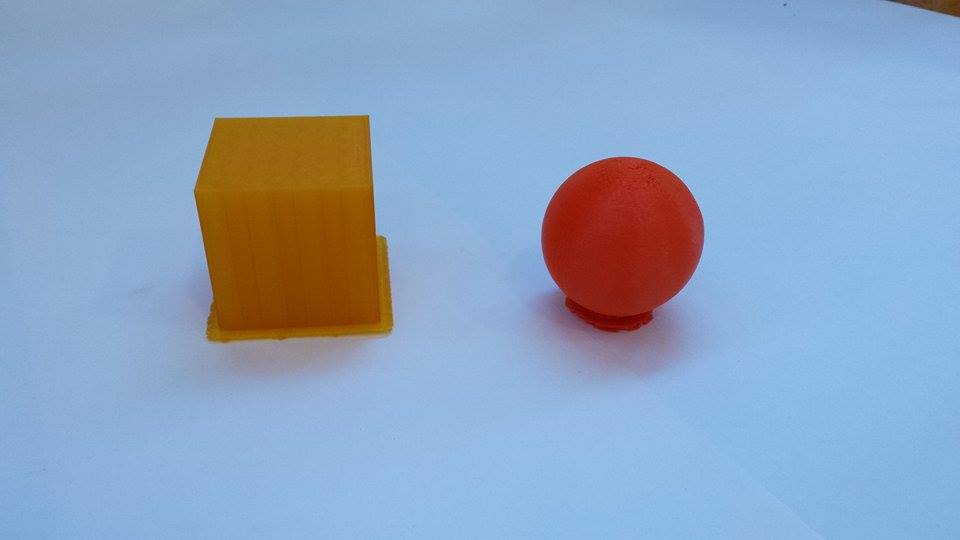
//> input picture Report/images/11118087_969111783141780_62534249_n.jpg, 960 x 540 px, given in place of the camera
$ ./contourOfColour   (built with g++ and OpenCV 4)
//> lines starting //> are read from the running program, lines starting //| are printed output that depends on the picture; after the words box and inside, x2 and y2 are one past the last pixel; in counts of white or black regions, pixels touching at a corner belong together
#include <opencv2/opencv.hpp>

#include <iostream>
#include <iomanip>
#include <cmath>

#include <stdio.h>
#include <opencv2/opencv.hpp>
#include "opencv2/core/core.hpp"
#include "opencv2/highgui/highgui.hpp"
#include "opencv2/imgproc/imgproc.hpp"
#include <stdlib.h>

using namespace std;
using namespace cv;

int main(int, char**)
{
	namedWindow("Test");

	int frameCount=0;
	VideoCapture cameraTwo(0);

	if(!cameraTwo.isOpened()) {
		cout << "Camera two not initialized."<<endl;
		return 1;
	}

	int kernel_length=3;

	Mat camFrame;
	Mat gray;
	Mat canny;

	Mat test;

    Mat camFrameTwo;
    Mat CannyCamTwo;

    //colour
	namedWindow("Control", CV_WINDOW_AUTOSIZE); //create a window called "Control"

	int iLowH = 0;
	int iHighH = 179;

	int iLowS = 130; //162, 130=better, org=0
	int iHighS = 255;

	int iLowV = 80;//0=org
	int iHighV = 255;

	//Create trackbars in "Control" window
	cvCreateTrackbar("LowH", "Control", &iLowH, 179); //Hue (0 - 179)
	cvCreateTrackbar("HighH", "Control", &iHighH, 179);

	cvCreateTrackbar("LowS", "Control", &iLowS, 255); //Saturation (0 - 255)
	cvCreateTrackbar("HighS", "Control", &iHighS, 255);

	cvCreateTrackbar("LowV", "Control", &iLowV, 255); //Value (0 - 255)
	cvCreateTrackbar("HighV", "Control", &iHighV, 255);

	Mat imgOriginal;
	Mat imgHSV;
	Mat imgThresholded;
	//end colour

    while(1) {
		cameraTwo.read(camFrame);
//> camFrame is the input picture: 540 rows x 960 cols, CV_8UC3; mean B, G, R 192.4, 163.8, 141
        int depth_img =camFrame.depth();
//> depth_img = 0
        int height_img =camFrame.rows;
//> height_img = 540
        int width_img =camFrame.cols;
//> width_img = 960
        int nchan_img =camFrame.channels();
//> nchan_img = 3

        //colour

        cvtColor(camFrame, imgHSV, COLOR_BGR2HSV); //Convert the captured frame from BGR to HSV
//> imgHSV: 540 rows x 960 cols, CV_8UC3; mean H, S, V 95.5, 105.4, 207.7
        inRange(imgHSV, Scalar(iLowH, iLowS, iLowV), Scalar(iHighH, iHighS, iHighV), imgThresholded); //Threshold the image
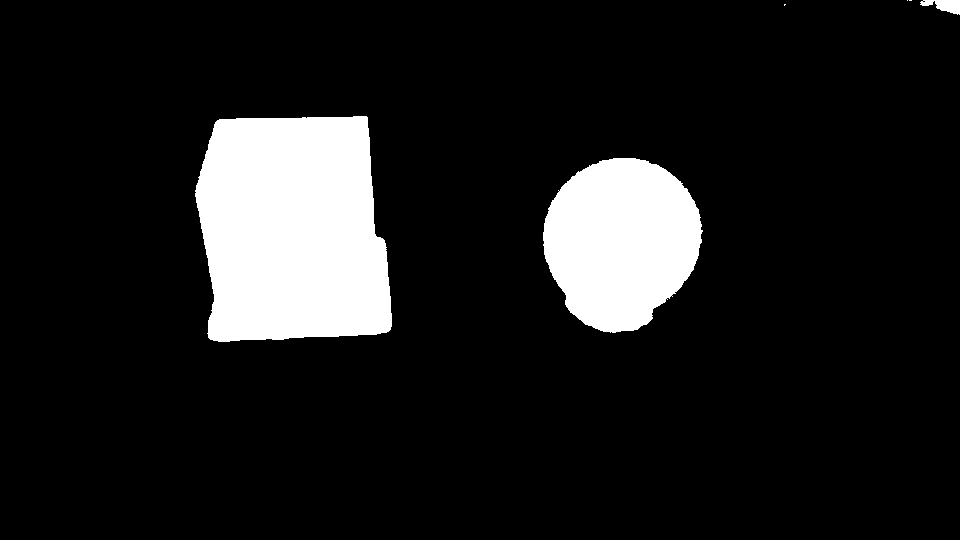
//> imgThresholded: 540 rows x 960 cols, CV_8UC1; 11.5% white; 6 white regions (3 under 20 px), largest, box (x1, y1, x2, y2) and area: (195, 116, 392, 342) 38302, (543, 158, 703, 333) 20970, (920, 0, 960, 15) 357

		//morphological opening (remove small objects from the foreground)
		erode(imgThresholded, imgThresholded, getStructuringElement(MORPH_ELLIPSE, Size(5, 5)) );
		dilate( imgThresholded, imgThresholded, getStructuringElement(MORPH_ELLIPSE, Size(5, 5)) );

		//morphological closing (fill small holes in the foreground)
		dilate( imgThresholded, imgThresholded, getStructuringElement(MORPH_ELLIPSE, Size(5, 5)) );
		erode(imgThresholded, imgThresholded, getStructuringElement(MORPH_ELLIPSE, Size(5, 5)) );
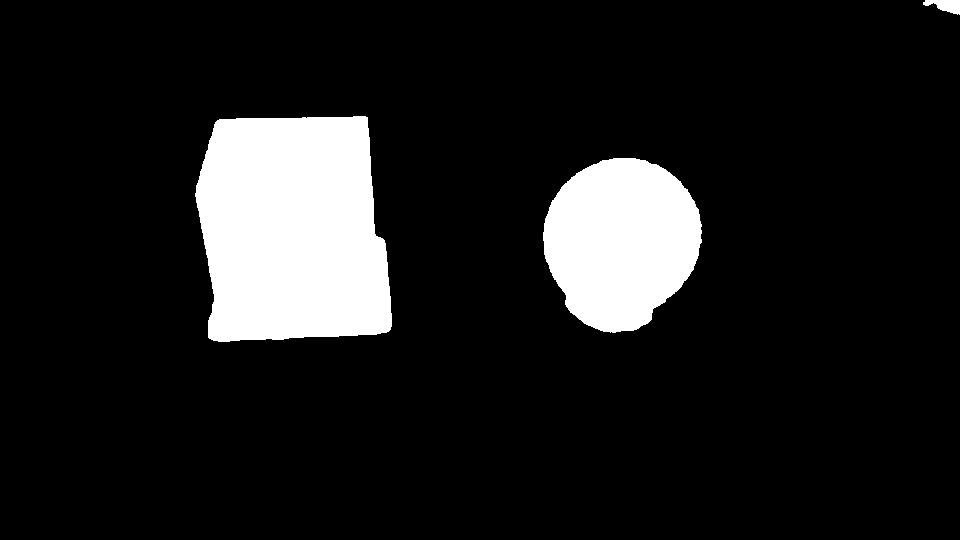
//> imgThresholded: 540 rows x 960 cols, CV_8UC1; 11.5% white; 3 white regions

        //end colour

		//cvtColor(imgThresholded, gray, CV_RGB2GRAY);
		//Canny(gray, gray, 100, 200, 3);

		/// Find contours
		vector<vector<Point> > contours;
		vector<Vec4i> hierarchy;
		RNG rng(12345);
		findContours( imgThresholded, contours, hierarchy, CV_RETR_TREE, CV_CHAIN_APPROX_SIMPLE, Point(0, 0) );
//> contours = 3 contours; box (x1, y1, x2, y2) and area: (195, 116, 392, 342) 37910, (543, 158, 702, 333) 20702, (923, 0, 960, 15) 294

		/// Draw contours
		Mat drawing = Mat::zeros( imgThresholded.size(), CV_8UC3 );
		for( int i = 0; i< contours.size(); i++ )
		{
			Scalar color = Scalar( rng.uniform(0, 255), rng.uniform(0,255), rng.uniform(0,255) );
			drawContours( drawing, contours, i, color, 2, 8, hierarchy, 0, Point() );
		}
//> this loop made 3 passes
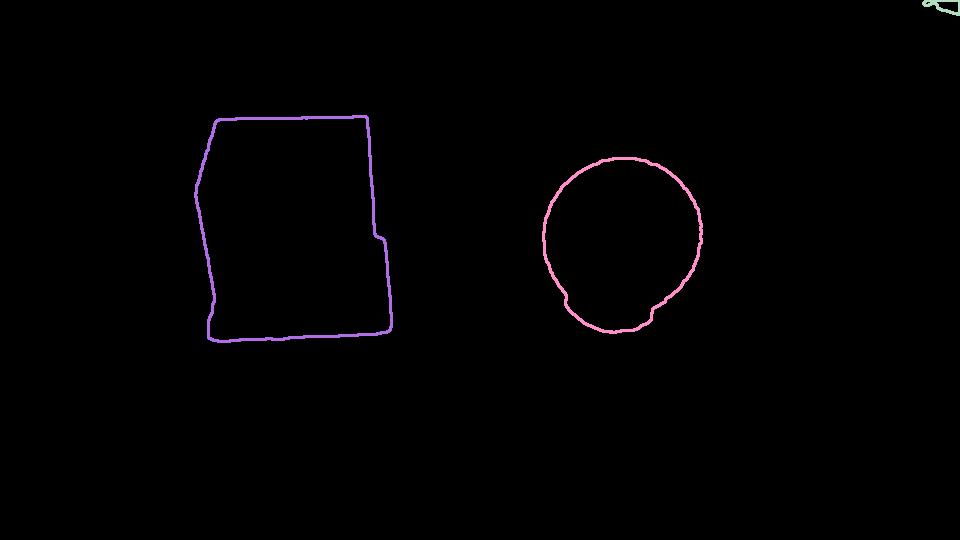
//> drawing: 540 rows x 960 cols, CV_8UC3; mean B, G, R 1.9, 1.1, 1.8

		//camera two, webcam laptop
		cameraTwo.read(camFrameTwo);
		Canny(camFrameTwo,CannyCamTwo,10,10,3);
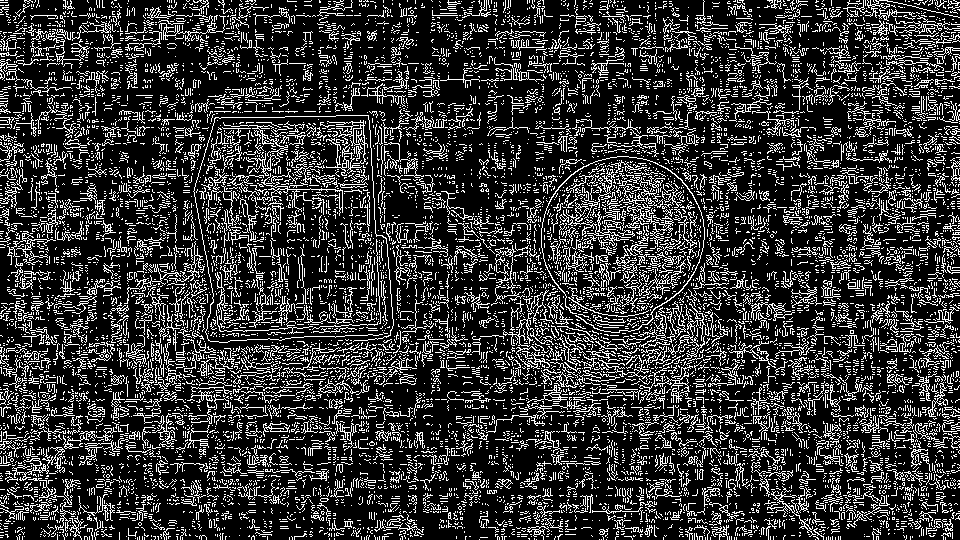
//> CannyCamTwo: 540 rows x 960 cols, CV_8UC1; 20.9% white in thin lines or dots

		frameCount++;
		if( camFrame.empty() ) break;
		imshow("Test",drawing);

		//cvMoveWindow("Test",0,600);

		char c = waitKey( 33 );
//> the Esc key is pressed
		if( c == 27 ) break;

    }
	cameraTwo.release();
	destroyAllWindows();
    return 0;
}

$ run again, on Report/images/11271102_969111786475113_1560443406_n.jpg
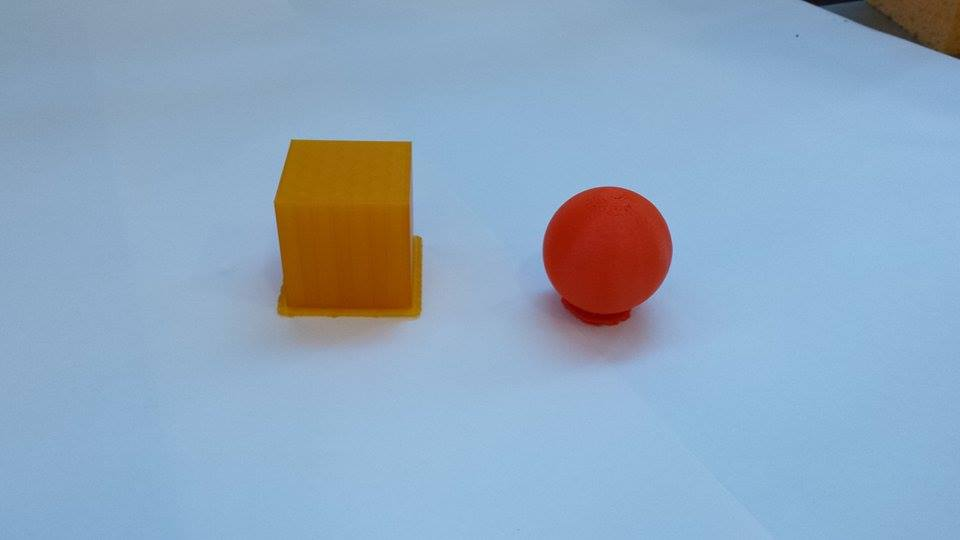
//> input picture Report/images/11271102_969111786475113_1560443406_n.jpg, 960 x 540 px, given in place of the camera
//> camFrame is the input picture: 540 rows x 960 cols, CV_8UC3; mean B, G, R 190.7, 167, 143
//> imgHSV: 540 rows x 960 cols, CV_8UC3; mean H, S, V 97.5, 90, 201.2
//> `erode(imgThresholded, imgThresholded, getStructuringElement(MORPH_ELLI..`:
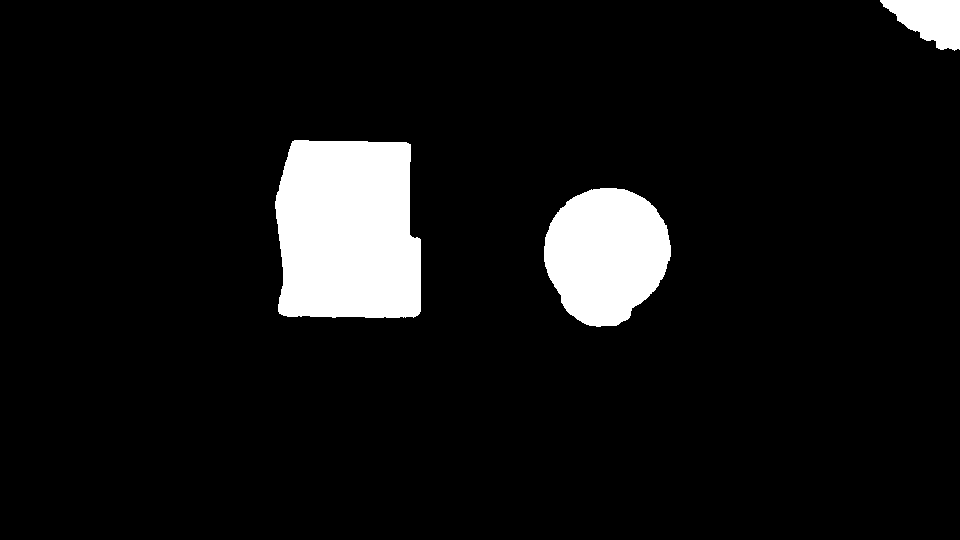
//> imgThresholded: 540 rows x 960 cols, CV_8UC1; 7.6% white; 3 white regions
//> contours = 3 contours; box (x1, y1, x2, y2) and area: (275, 140, 421, 318) 23292, (544, 188, 671, 327) 13170, (880, 0, 960, 51) 2502
//> the loop `for( int i = 0; i< contours.size(); i++ )` made 3 passes
//> `Canny(camFrameTwo,CannyCamTwo,10,10,3);`:
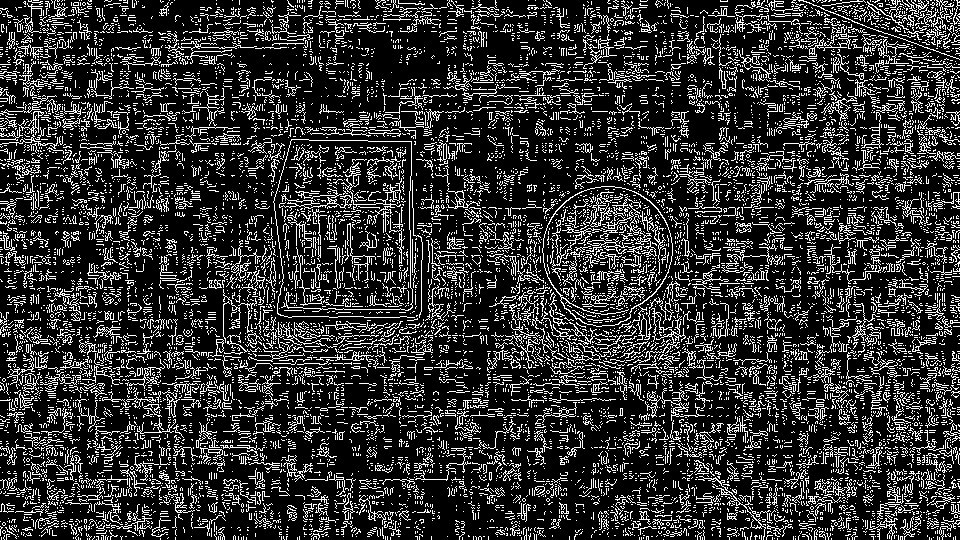
//> CannyCamTwo: 540 rows x 960 cols, CV_8UC1; 19.6% white in thin lines or dots

$ run again, on Report/images/11304488_969111763141782_957445582_n.jpg
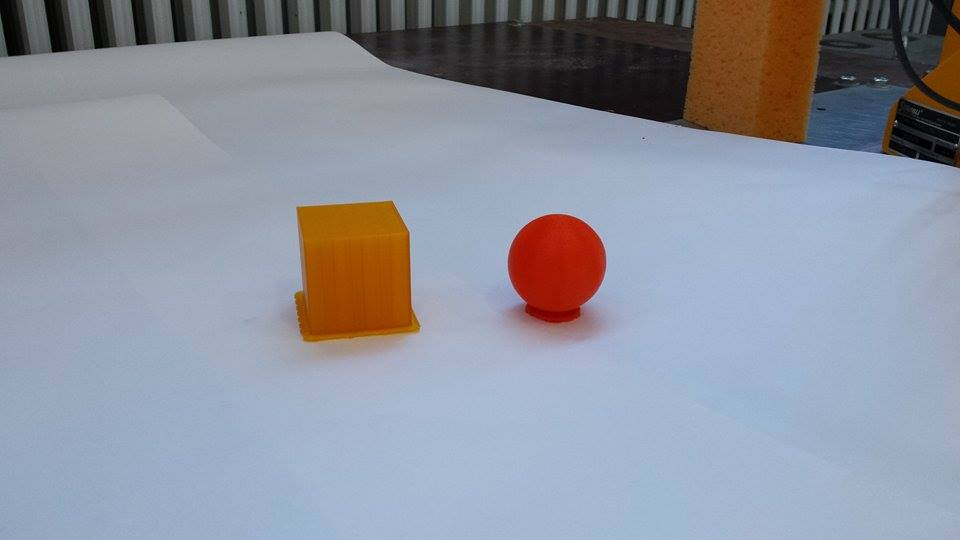
//> input picture Report/images/11304488_969111763141782_957445582_n.jpg, 960 x 540 px, given in place of the camera
//> camFrame is the input picture: 540 rows x 960 cols, CV_8UC3; mean B, G, R 158.7, 146.8, 142
//> imgHSV: 540 rows x 960 cols, CV_8UC3; mean H, S, V 98.4, 59.3, 169.5
//> `erode(imgThresholded, imgThresholded, getStructuringElement(MORPH_ELLI..`:
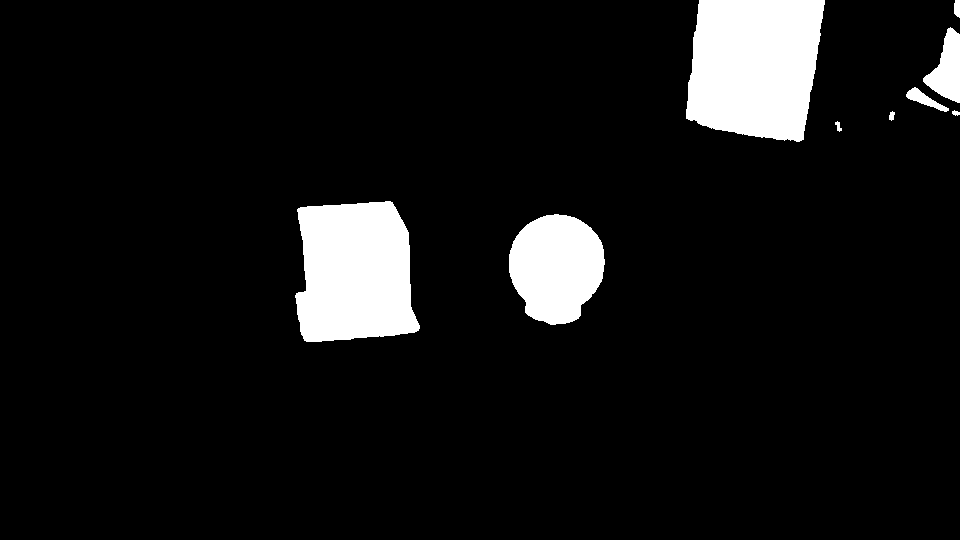
//> imgThresholded: 540 rows x 960 cols, CV_8UC1; 8% white; 9 white regions
//> contours = 9 contours; largest, box (x1, y1, x2, y2) and area: (686, 0, 825, 142) 16252, (295, 201, 420, 342) 14350, (509, 214, 605, 325) 7938, (923, 27, 960, 103) 1488, (906, 87, 949, 112) 328
//> the loop `for( int i = 0; i< contours.size(); i++ )` made 9 passes
//> `Canny(camFrameTwo,CannyCamTwo,10,10,3);`:
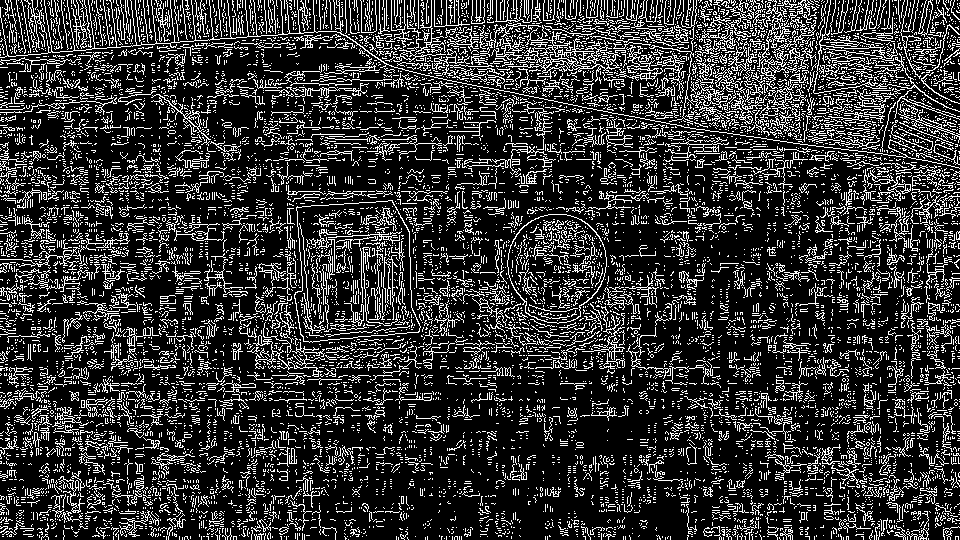
//> CannyCamTwo: 540 rows x 960 cols, CV_8UC1; 20.1% white in thin lines or dots
